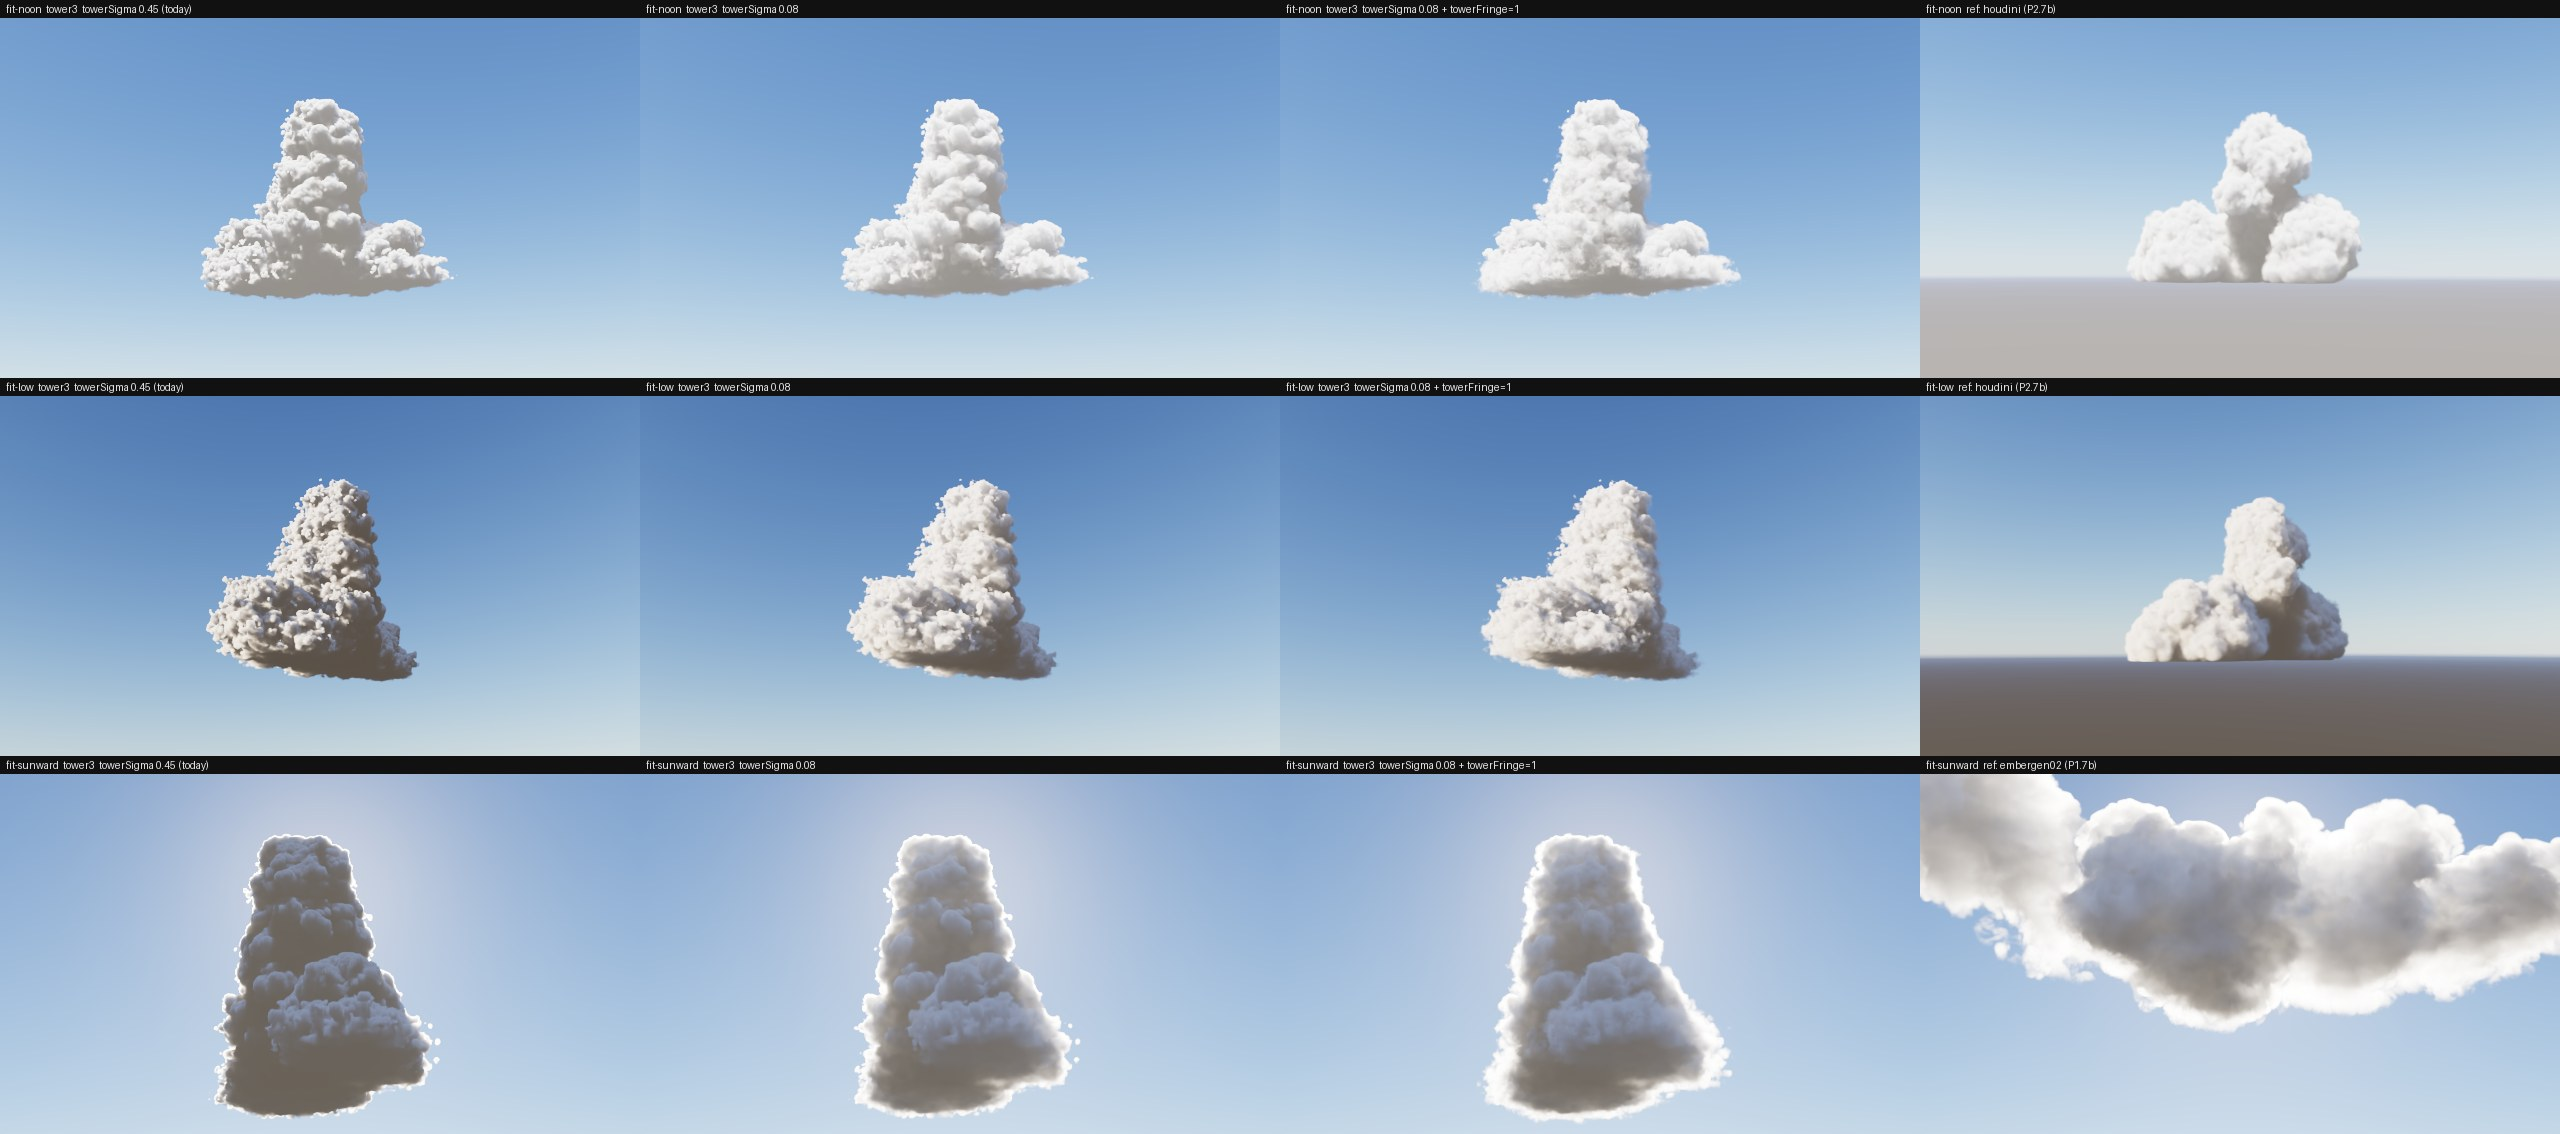

Reproduce this figure in Python.
# P2.8a sheet: rows fit-noon / fit-low / fit-sunward; columns tower3 sigma 0.45 | sigma 0.08 | sigma 0.08 + towerFringe=1 | reference
# (houdini from P2.7b for noon / low, embergen02 from P1.7b for sunward). Run from the repo root.
from PIL import Image, ImageDraw
D = 'work/captures/P2-8a/'
L, W, H = 18, 640, 360
VIEWS = ['fit-noon', 'fit-low', 'fit-sunward']
COLS = [(D + 's045', 'tower3  towerSigma 0.45 (today)'), (D + 's008', 'tower3  towerSigma 0.08'),
        (D + 's008-fringe', 'tower3  towerSigma 0.08 + towerFringe=1')]
REF = {'fit-noon': ('work/captures/P2-7b/houdini', 'ref: houdini (P2.7b)'), 'fit-low': ('work/captures/P2-7b/houdini', 'ref: houdini (P2.7b)'),
       'fit-sunward': ('work/captures/P1-7b/embergen02-off', 'ref: embergen02 (P1.7b)')}
sheet = Image.new('RGB', (4 * W, 3 * (L + H)), (17, 17, 17))
d = ImageDraw.Draw(sheet)
for r, v in enumerate(VIEWS):
    y = r * (L + H)
    for c, (src, lab) in enumerate(COLS + [REF[v]]):
        sheet.paste(Image.open(f'{src}/{v}.png').convert('RGB'), (c * W, y + L))
        d.text((c * W + 6, y + 3), f'{v}  {lab}', fill=(230, 230, 230))
sheet.save(D + 'sheet.jpg', quality=88)
